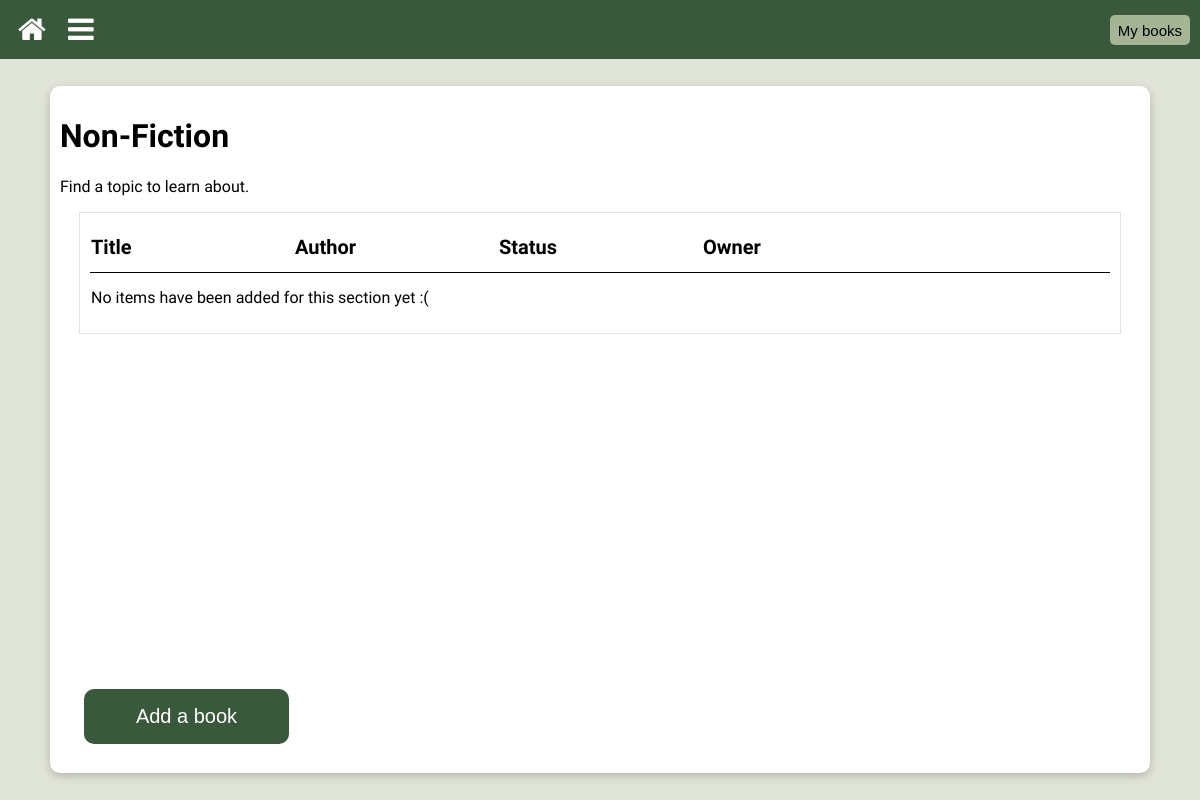
The app's page /non-fiction/environment (signed in), older data.
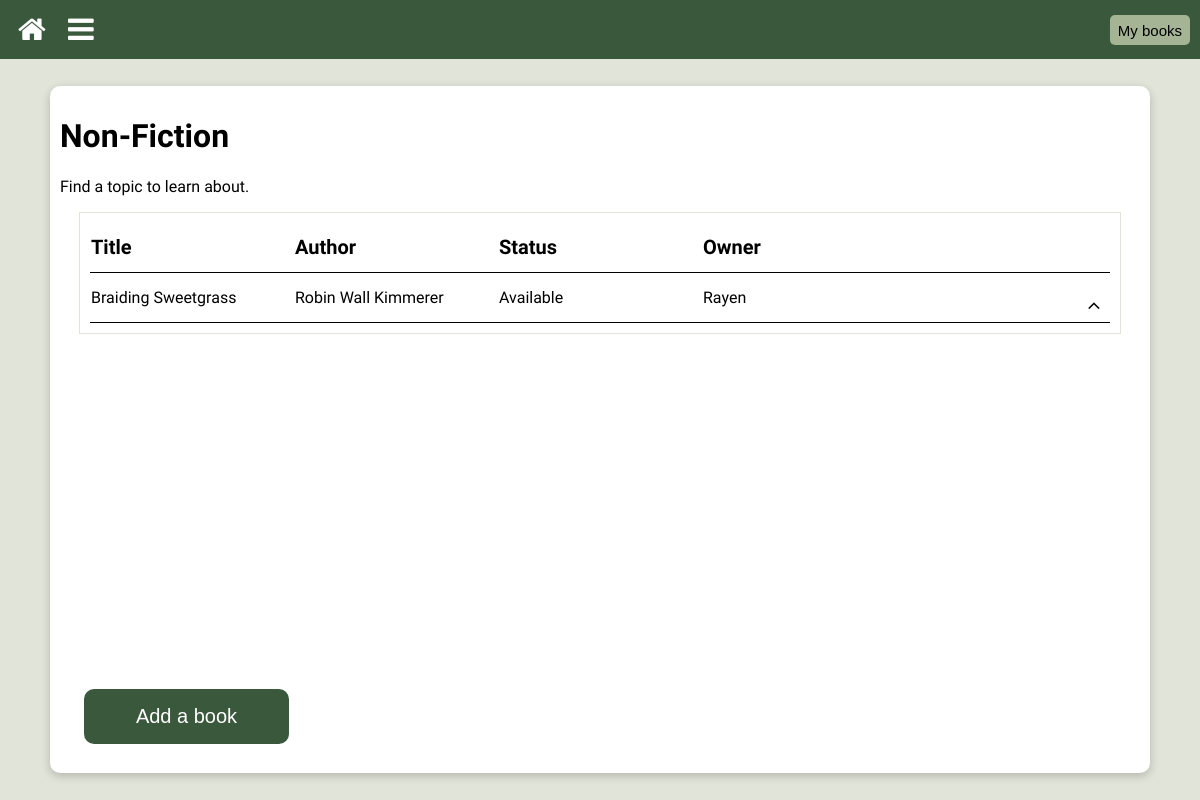
The same page, newer data.
### library/models.py (models this page shows, shortened)
class Book(models.Model):
    STATUS_CHOICES = {
        "Y" : "Available",
        "O" : "On Loan",
        "R" : "Reserved",
        "U" : "Unavailable",
    }
    PERSON_CHOICES = {
        "R" : "Rayen",
        "D" : "Don",
        "C" : "Charlie",
        "S" : "Sam",
        "H" : "Honey",
        "A" : "Ash",
        "O" : "Soph",
        "N" : "None",
    }
    title = models.CharField(max_length=200, blank=True)
    author = models.CharField(max_length=200, blank=True)
    booktype = models.ForeignKey(BookType, on_delete=models.CASCADE, related_name='books')
    genre = models.ForeignKey(Genre, on_delete=models.CASCADE, related_name='books')
    owner = models.CharField(max_length=1, choices=PERSON_CHOICES, default="N")
    blurb = models.CharField(max_length=1000, blank=True, default='')
    tags = TaggableManager()
    status = models.CharField(max_length=1, choices=STATUS_CHOICES, default="Available")
    borrower = models.CharField(max_length=1, choices=PERSON_CHOICES, default="N")
    class Meta:
        ordering = ['title']

### library/views.py (the view)
# urls.py: path("<slug:booktype>", views.list),
@login_required(login_url="/login/")
def list(request, booktype="all", genre=None):
    template = loader.get_template('list.html')
    list_context = get_list_context(booktype, genre)
    context = header_context | list_context
    return HttpResponse(template.render(context, request))

### library/contexts.py (called while the page is built)
def get_list_context(booktype_url, genre_url):
    context = list_context_base[booktype_url]
    if booktype_url == "all":
        context['list'] = Book.objects.all()
    else:
        booktype = booktype_url.title()
        if genre_url:
            genre = genre_url.title()
            context['list'] = Book.objects.filter(booktype__booktype=booktype).filter(genre__genre=genre)
        else:
            context['list'] = Book.objects.filter(booktype__booktype=booktype)
    return context

### library/models.py (called while the page is built)
    @property
    def url(self):
        return f'{self.booktype}'.lower()

    def __str__(self):
        return f'{self.booktype}'

    @property
    def url(self):
        return f'{self.genre}'.lower()

### templates/list.html (shortened to what this page needs)
{% extends "base.html" %}
{% load static %}
{% block container %}list{% endblock %}
{% block content %}
    <div class="main">
        <div class="text-container">
            <h1>{{ title }}</h1>
            <p>{{ intro }}</p>
            <div class="list-container">
            <table class="list-table">
                <tr class="header-row">
                    <th>Title</th>
                    <th>Author</th>
                    <th>Status</th>
                    <th>Owner</th>
                    <th></th>
                </tr>
                {% if list %}
                    {% for item in list %}
                        <tr id="row_{{ item.id }}" class="collapsed-row">
                            <td>{{ item.title }}</td>
                            <td>{{ item.author }}</td>
                            {% if item.booktype.booktype == "Series" %}
                                <td>-</td>
                            {% else %}
                                <td>{{ item.get_status_display }}</td>
                            {% endif %}
                            <td>{{ item.get_owner_display }}</td>
                            <td>
                                <button class="iconbtn iconbtn-small action" expanded="false" id="{{ item.id }}" onclick="toggle(this.id)"><i class="fa black fa-angle-up" id="icon_{{ item.id }}"></i></button>
                            </td>
                        </tr>
                    {% endfor %}
                {% else %}
                   <tr>
                     <td class="list-no-items">No items have been added for this section yet :(</td>
                   </tr>
                {% endif %}
        </table>
        </div>
        <button class="text-button text-large add-book" onclick="window.location.href='/book';">Add a book</button>
        </div>
    </div>
{% endblock %}

Row changes from the older to the newer data that the page shows:
added Book: title "Braiding Sweetgrass", author "Robin Wall Kimmerer", status "Available", owner "Rayen"
Text that changed along with them:
text no longer shown: "No items have been added for this section yet :("
